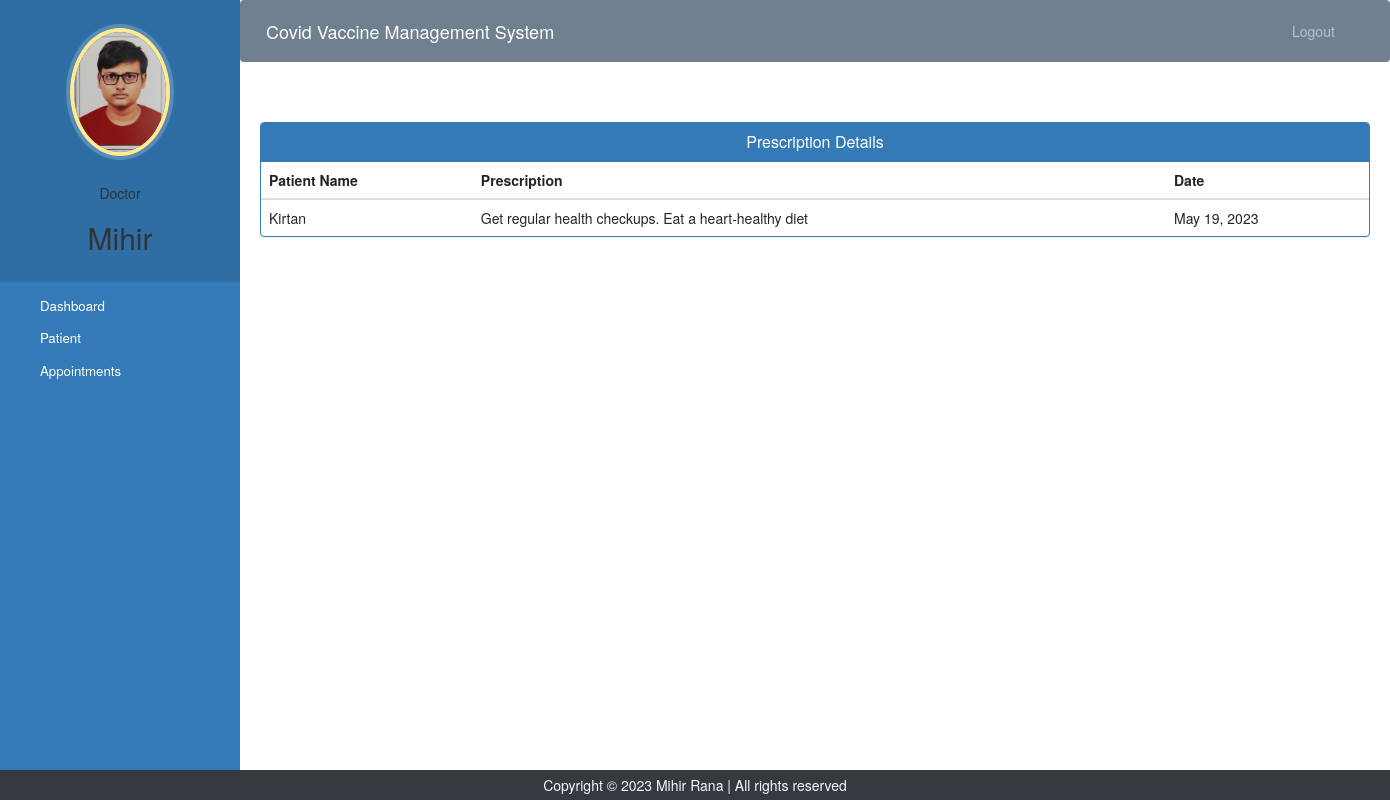
The page /doctor-view-prescription (signed in) on the database its author committed.
### covidvaccinemanagement/models.py (models this page shows, shortened)
class Doctor(models.Model):
    user=models.OneToOneField(User,on_delete=models.CASCADE)
    profile_pic= models.ImageField(upload_to='profile_pic/DoctorProfilePic/',null=True,blank=True)
    address = models.CharField(max_length=40)
    mobile = models.CharField(max_length=20,null=True)
    department= models.CharField(max_length=50,choices=departments,default='Cardiologist')
    status=models.BooleanField(default=False)

class Prescriptiondetails(models.Model):
    patientId=models.PositiveIntegerField(null=True)
    doctorId=models.PositiveIntegerField(null=True)
    patientName=models.CharField(max_length=40,null=True)
    doctorName=models.CharField(max_length=40,null=True)
    prescriptionDate=models.DateField(auto_now=True)
    description=models.TextField(max_length=500)
    status=models.BooleanField(default=False)

### covidvaccinemanagement/views.py (the view)
# urls.py: path('doctor-view-prescription',views.doctor_view_prescription,name='doctor-view-prescription'),
@login_required(login_url='doctorlogin')
@user_passes_test(is_doctor)
def doctor_view_prescription(request):
    mydict={
    'doctor':Doctor.objects.get(user_id=request.user.id), #for profile picture of doctor in sidebar
     'prescriptions' : Prescriptiondetails.objects.all().filter(status=True)
    }
    return render(request,'doctor_view_prescription.html',context=mydict)

### covidvaccinemanagement/views.py (called while the page is built)
def is_doctor(user):
    return user.groups.filter(name='DOCTOR').exists()

### templates/doctor_view_prescription.html (shortened to what this page needs)
{% extends 'doctor_base.html' %}
{% block content %}
{%load static%}
<head>
  <link href="//netdna.bootstrapcdn.com/bootstrap/3.0.0/css/bootstrap.min.css" rel="stylesheet" id="bootstrap-css">
</head>
<div class="container">
  <div class="panel panel-primary">
    <div class="panel-heading">
      <h6 class="panel-title">Prescription Details</h6>
    </div>
    <table class="table table-hover" id="dev-table">
      <thead>
        <tr>
          <th>Patient Name</th>
          <th>Prescription</th>
          <th>Date</th>
        </tr>
      </thead>
      {% for a in prescriptions %}
      <tr>
        <td>{{a.patientName}}</td>
        <td>{{a.description}}</td>
        <td>{{a.prescriptionDate}}</td>
      </tr>
      {% endfor %}
    </table>
  </div>
</div>
{% endblock content %}

### templates/doctor_base.html (shortened to what this page needs)
<!DOCTYPE html>
{% load static %}
<html lang="en">
<head>
  <link rel="stylesheet" href="https://stackpath.bootstrapcdn.com/bootstrap/4.3.1/css/bootstrap.min.css">
  <link rel="stylesheet" href="https://maxcdn.bootstrapcdn.com/font-awesome/4.7.0/css/font-awesome.min.css">
</head>
<body>
  <nav class="menu" tabindex="0">
    <header class="avatar">
      <img src="{% static doctor.profile_pic.url %}" alt="Profile Pic" />
      <br><br>
      <h5>Doctor</h5>
      <h2 >{{request.user.first_name}}</h2>
    </header>
    <ul>
      <li tabindex="0" class="icon-dashboard"> <a style="color:white; text-decoration:none;" href="/doctor-dashboard"><span>Dashboard</span></a> </li>
      <li tabindex="0" class="icon-users"> <a style="color:white; text-decoration:none;" href="/doctor-patient"><span>Patient</span></a></li>
      <li tabindex="0" class="icon-calendar"> <a style="color:white; text-decoration:none;" href="/doctor-appointment"><span>Appointments</span></a></li>
    </ul>
  </nav>
  <main>
    <div class="bs-example">
      <nav class="navbar navbar-expand-md  navbar-dark fixed-top" style="background:#708090;">
        <a href="/doctor-dashboard" class="navbar-brand">Covid Vaccine Management System</a>
        <div class="collapse navbar-collapse justify-content-between" id="navbarCollapse">
          <div class="navbar-nav" style=" margin-left: 90%;">
            <a href="/logout" class="nav-item nav-link">Logout</a>
          </div>
        </div>
      </nav>
    </div>
    <br><br>
    {% block content %}
    {% endblock content %}
    <br><br><br><br>
    <br>
    <br>
<div class="container">
  <div class="row">
    <div class="col-md-12 col-sm-12">
      <div style="color:#ffffff;" class="wow fadeInUp footer-copyright">
        <footer class="text-center text-light bg-dark postion-fixed fixed-bottom py-2"> Copyright &copy; 2023 Mihir Rana | All rights reserved </footer>
       </div>
    </div>
  </div>
</div>
</main>
</body>
</html>

### templates/doctor_view_prescription.html (style rules this page uses)
a:link { text-decoration: none; }
h6 { text-align: center; }
.row { margin: 100px; }

### rows shown on the page
Doctor: profile_pic (picture)
Prescriptiondetails: patientName "Kirtan", description "Get regular health checkups. Eat a heart-healthy diet", prescriptionDate "May 19, 2023"

### other values the page prints
{{ request.user.first_name }} "Mihir"
